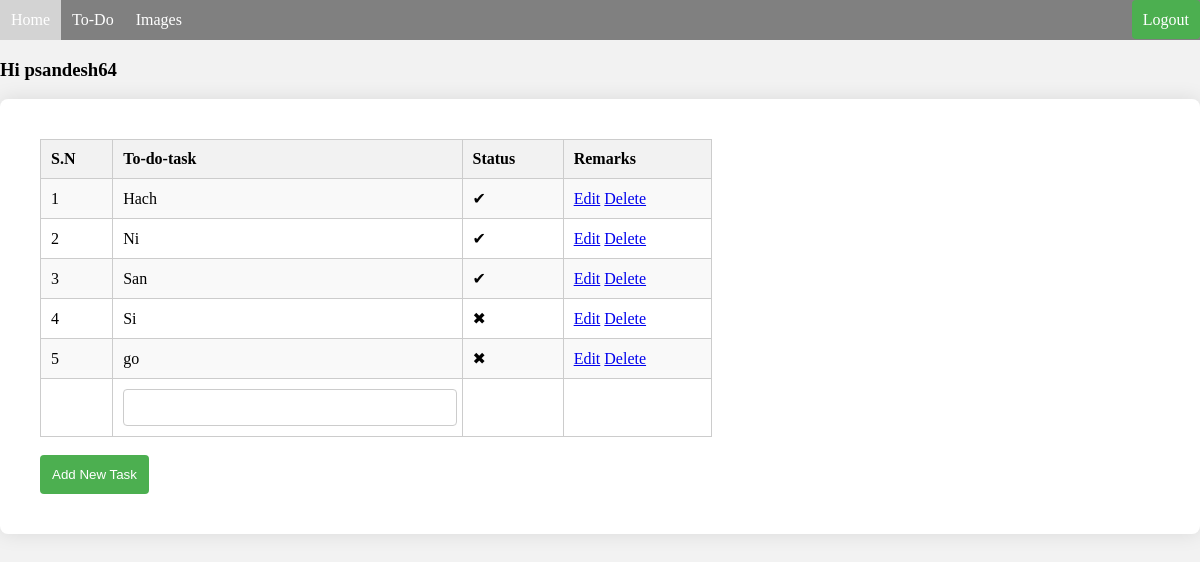
/todo/ (signed in), run on the app's committed database.
### signin_app/models.py (models this page shows)
class Todo(models.Model):
     todo_list = models.CharField(max_length=200)
     status = models.BooleanField(default=False)
     user = models.ForeignKey(
         User,
         on_delete=models.CASCADE,
     )

### signin_app/views.py (the view)
# urls.py: path('todo/',todo,name='todo'),
@login_required
def todo(request):
    user = request.user
    todos = Todo.objects.filter(user=user)
    if request.method == 'POST':
        todo_list = request.POST['todo_list']
        task = Todo(todo_list=todo_list,user=user)
        task.save()
        return render(request,'todo.html',{'todos':todos})
    return render(request,'todo.html',{'todos':todos})

### templates/todo.html (shortened to what this page needs)
{% extends 'home.html' %}
{% block content %}
<form method="post" action="">
    <div class="table-container">
        <table>
        <tr>
            <th>S.N</th>
            <th>To-do-task</th>
            <th>Status</th>
            <th>Remarks</th>
        </tr>
        {% for todo in todos %}
        <tr>
            <td>{{ forloop.counter }}</td>
            <td>{{ todo.todo_list }}</td>
            <td>
                {% if todo.status %}
                <span>&#10004;</span>
                {% else %}
                <span>&#10006;</span>
                {% endif %}
            </td>
            <td><a class="btn btn-sm btn-info" href="{% url 'todoedit' todo.id %}">Edit</a>
                <a class="btn btn-sm btn-info" href="{% url 'tododelete' todo.id %}">Delete</a></td>
        </tr>
        {% endfor %}
        <tr>
            <td></td>
            <td><input type="text" name="todo_list"></td>
            <td></td>
            <td></td>
        </tr>
        </table>
        <br>
        <button type="submit">Add New Task</button>
    </div>
</form>
{% endblock %}

### templates/home.html (shortened to what this page needs)
<!DOCTYPE html>
<html lang="en">
<head>
</head>
<body>
    <div class="navbar">
      <div class="navbar-left">
        <a href="{% url 'home' %}">Home</a>
        {% if user.is_authenticated %}
        <a href="{% url 'todo' %}">To-Do</a>
        <a href="{% url 'images' %}">Images</a>
        {% endif %}
      </div>
      <div>
        {% if user.is_authenticated %}
        <a class="login-btn" href="{% url 'logout' %}">Logout</a>
        {% endif %}
      </div>
    </div>
    <div>
    {% if user.is_authenticated %}
    <h3>Hi {{ user }}</h3>
    {% endif %}
    </div>
    {% block content %}
    {% endblock %}
  </body>
</html>

### templates/home.html (style rules this page uses)
body { margin: 0; padding: 0; background-color: #f2f2f2; }
.navbar { background-color: gray; height: 40px; display: flex; align-items: center; justify-content: space-between; }
.navbar-left { display: flex; align-items: center; }
.navbar a { color: white; text-decoration: none; padding: 11px; }
.login-btn { padding: 12px; background-color: #4CAF50; color: #ffffff; border: none; border-radius: 4px; cursor: pointer; }
.table-container { background-color: #ffffff; padding: 40px; border-radius: 8px; box-shadow: 0 0 20px rgba(0, 0, 0, 0.1); }
.table-container table { width: 60%; border-collapse: collapse; }
.table-container th, .table-container td { padding: 10px; border: 1px solid #ccc; text-align: left; }
.table-container th { font-weight: bold; background-color: #f2f2f2; }
.table-container tr:nth-child(even) { background-color: #f9f9f9; }
.table-container input[type="text"] { width: 95%; padding: 10px; border: 1px solid #ccc; border-radius: 4px; }
.table-container button { padding: 12px; background-color: #4CAF50; color: #ffffff; border: none; border-radius: 4px; cursor: pointer; }

### data on the page
Todo: todo_list "Hach"
Todo: todo_list "Ni"
Todo: todo_list "San"
Todo: todo_list "Si"
Todo: todo_list "go"

### other printed values
{{ user }} "psandesh64"
